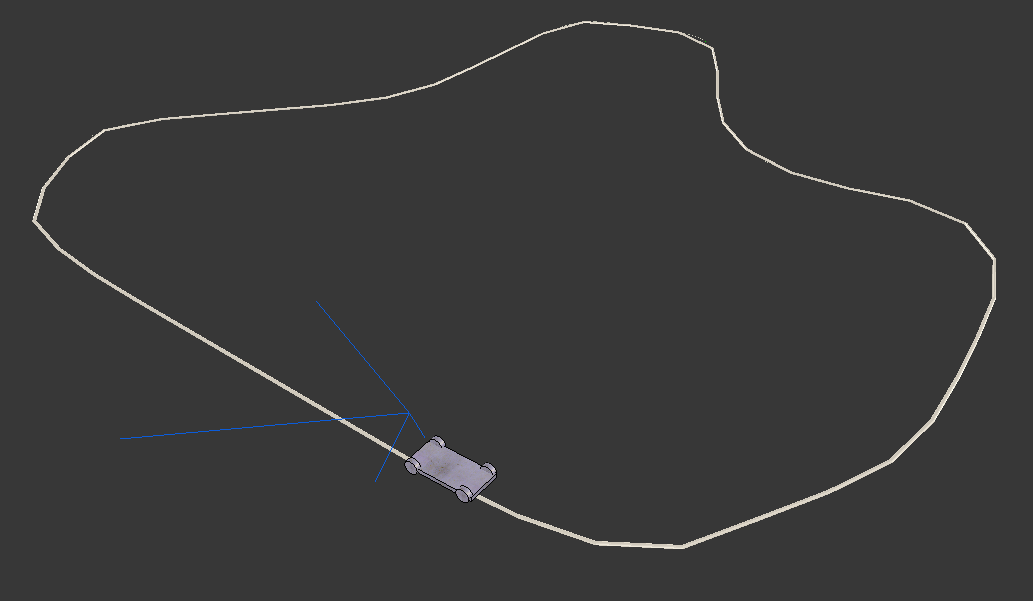
#> input picture ackermann-line-follower-robot.png, 1033 x 601 px
$ python -i filters.py   (imports and definitions only)
#> lines starting #> are read from the running program, lines starting #| are printed output that depends on the picture; after the words box and inside, x2 and y2 are one past the last pixel; in counts of white or black regions, pixels touching at a corner belong together
#> further down, picture is the input picture: shape (601, 1033, 3); mean B, G, R 57.3, 57.2, 57.3
import cv2
import numpy as np


def black_segmentation(image):
    gray = cv2.cvtColor(image, cv2.COLOR_BGR2GRAY)
    _, th = cv2.threshold(gray, 40, 255, cv2.THRESH_BINARY)

    return th


def white_segmentation(image):
    gray = cv2.cvtColor(image, cv2.COLOR_BGR2GRAY)
    _, th = cv2.threshold(gray, 190, 255, cv2.THRESH_BINARY)
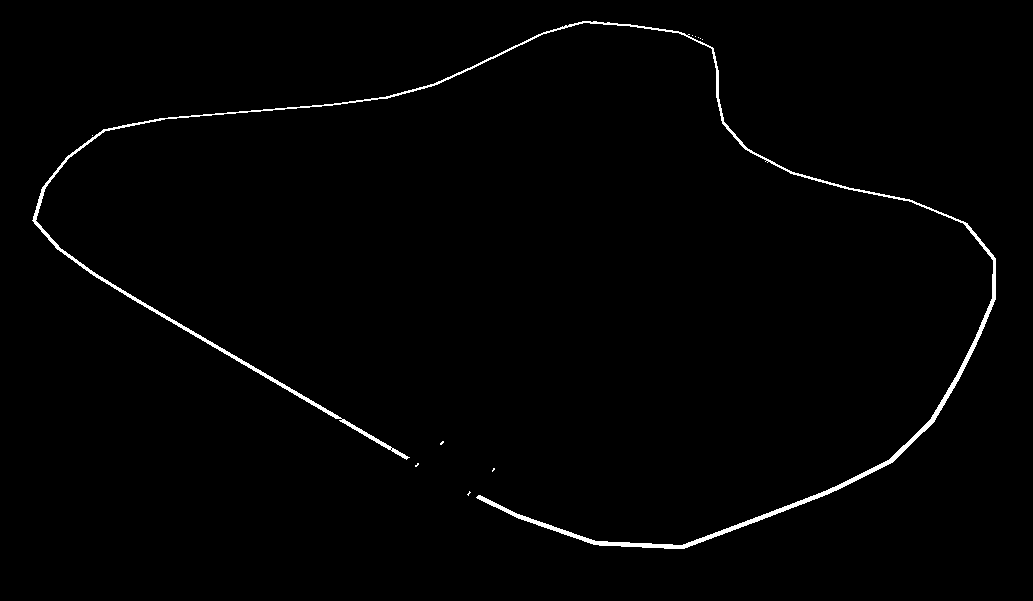
#> th: shape (601, 1033); 1.2% white; 11 white regions (10 under 20 px), largest, box (x1, y1, x2, y2) and area: (32, 21, 996, 549) 7210

    return th


def median_blur(image, kernel_size):
#> called with kernel_size = 5
    blur = cv2.medianBlur(image, kernel_size)
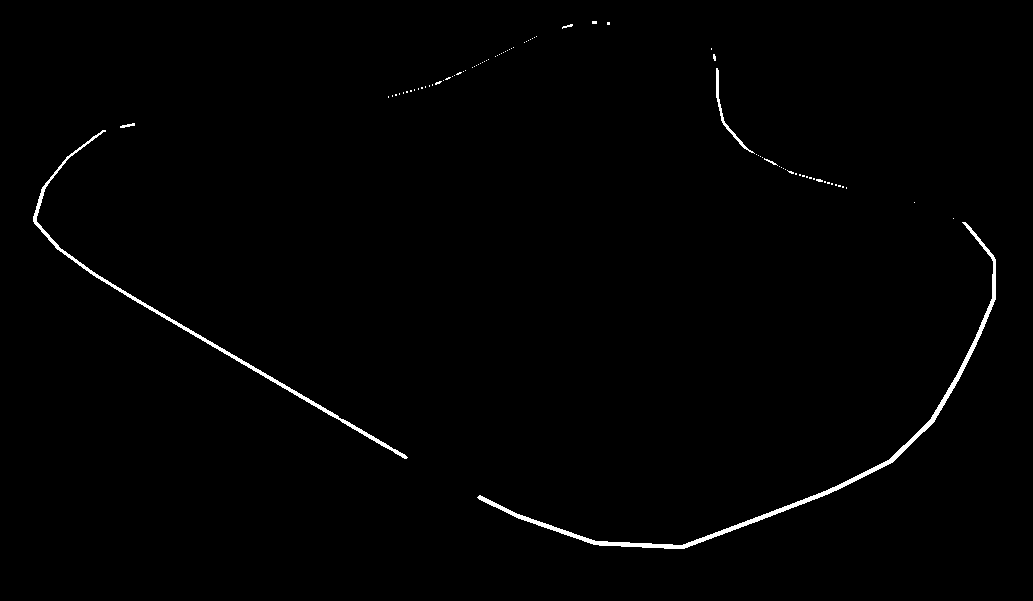
#> blur: shape (601, 1033); 0.91% white; 82 white regions (76 under 20 px), largest, box (x1, y1, x2, y2) and area: (477, 222, 996, 549) 3123, (33, 130, 408, 459) 1895, (716, 68, 755, 154) 271, (120, 123, 135, 128) 39, (764, 158, 778, 166) 27, (562, 24, 573, 29) 24
    return blur


def line_segmentation(image):
    """Filter only the line borders in the image.

    Args:
        image (numpy.ndarray): complete BGR image

    Returns:
        numpy.ndarray: filtered line
    """
    gray = white_segmentation(image)
    blur = median_blur(gray, 5)

    return blur

>>> import cv2
>>> picture = cv2.imread('../ackermann-line-follower-robot.png')
>>> result = line_segmentation(picture)
